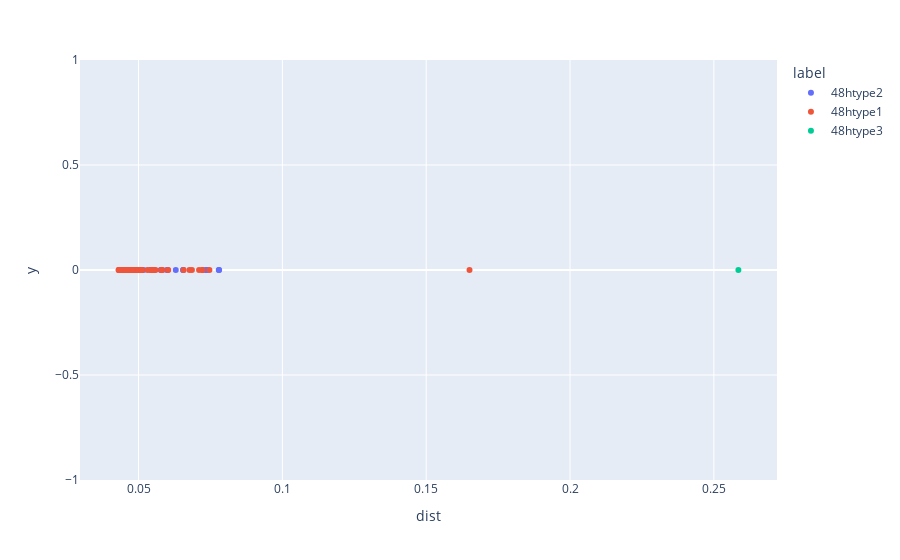

This figure's notebook cell:
### Code cell
dataframe = file_loc_important_cols

col_top1_sorted_idxweirdo_dist_el = "top1_sorted_idxweirdo_dist_Li"
col_top1_sorted_idxweirdo_label_el = "top1_sorted_idxweirdo_label_Li"
col_top1_sorted_idxweirdo_coor_el = "top1_sorted_idxweirdo_coor_Li"
col_top1_sorted_idxweirdo_file_el = "top1_sorted_idxweirdo_file_Li"

val = 0.

dist_weirdos_el_appendend = []
y_appended = []
label_weirdos_el_appended = []
coor_weirdos_el_appended = []
file_weirdos_el_appended = []

for idx in range(dataframe["geometry"].size):
    dist_weirdos_el = dataframe.at[idx, col_top1_sorted_idxweirdo_dist_el].values()
    label_weirdos_el = dataframe.at[idx, col_top1_sorted_idxweirdo_label_el].values()
    coor_weirdos_el = dataframe.at[idx, col_top1_sorted_idxweirdo_coor_el].values()
    file_weirdos_el = dataframe.at[idx, col_top1_sorted_idxweirdo_file_el].values()

    for single_dist in dist_weirdos_el:
        dist_weirdos_el_appendend.append(single_dist[0])
        y_appended.append(np.zeros_like(single_dist[0]) + val)

    for single_label in label_weirdos_el:
        label_weirdos_el_appended.append(single_label[0])

    for single_coor in coor_weirdos_el:
        coor_weirdos_el_appended.append(single_coor[0])
    
    for single_file in file_weirdos_el:
        file_weirdos_el_appended.append(single_file[0])

df = pd.DataFrame({'dist': dist_weirdos_el_appendend, 'label': label_weirdos_el_appended, 'y': y_appended, 'coor': coor_weirdos_el_appended, 'file': file_weirdos_el_appended})

# fig = px.scatter(df, x = 'dist', y = 'y', color='label', color_discrete_map={'48htype1': 'red', '48htype2': 'blue', '24g': 'green'})
fig = px.scatter(df, 
                 x = 'dist', 
                 y = 'y', 
                 color ='label', 
                 hover_data = ['dist', 'label', 'coor', 'file'])


fig.show(config={'scrollZoom': True})

### Figure 1 — Plotly figure (JSON) as saved in the notebook; plotly's stock layout.template omitted (floating-point values rounded to 4 significant figures)
{"data": [{"customdata": [["48htype2", [0.2797, 0.4118, 0.9118], "8_3"], ["48htype2", [0.2159, 0.09387, 0.9349], "8_3"], ["48htype2", [0.2159, 0.4349, 0.5939], "8_3"], ["48htype2", [0.2781, 0.9438, 0.4064], "7_5"], ["48htype2", [0.5936, 0.9438, 0.722], "7_5"], ["48htype2", [0.3897, 0.04434, 0.7176], "7_4"], ["48htype2", [0.07786, 0.2218, 0.9009], "6_6"], ["48htype2", [0.4083, 0.3051, 0.8995], "6_6"], ["48htype2", [0.7694, 0.9692, 0.8774], "3_7"], ["48htype2", [0.5982, 0.5594, 0.7672], "3_7"], ["48htype2", [0.417, 0.09897, 0.6997], "3_5"], ["48htype2", [0.417, 0.401, 0.8003], "3_5"], ["48htype2", [0.23, 0.1246, 0.9492], "3_4"], ["48htype2", [0.3157, 0.4502, 0.9093], "3_4"], ["48htype2", [0.6792, 0.5791, 0.9208], "2_4"], ["48htype2", [0.6864, 0.5943, 0.9056], "2_3"], ["48htype2", [0.2339, 0.9088, 0.0686], "1_3"], ["48htype2", [0.5391, 0.7859, 0.5982], "1_3"]], "hovertemplate": "label=%{customdata[0]}<br>dist=%{x}<br>y=%{y}<br>coor=%{customdata[1]}<br>file=%{customdata[2]}<extra></extra>", "legendgroup": "48htype2", "marker": {"color": "#636efa", "symbol": "circle"}, "mode": "markers", "name": "48htype2", "orientation": "v", "showlegend": true, "type": "scatter", "x": [0.05767, 0.0498, 0.0498, 0.04707, 0.04712, 0.06294, 0.06004, 0.07324, 0.07789, 0.05399, 0.06551, 0.06551, 0.07801, 0.05549, 0.05997, 0.07394, 0.05085, 0.05173], "xaxis": "x", "y": [0, 0, 0, 0, 0, 0, 0, 0, 0, 0, 0, 0, 0, 0, 0, 0, 0, 0], "yaxis": "y"}, {"customdata": [["48htype1", [0.3466, 0.9971, 0.6849], "8_3"], ["48htype1", [0.3466, 0.1849, 0.4971], "8_3"], ["48htype1", [0.06855, 0.8503, 0.1438], "8_2"], ["48htype1", [0.06855, 0.6438, 0.3503], "8_2"], ["48htype1", [0.8578, 0.04278, 0.1422], "7_5"], ["48htype1", [0.9667, 0.3583, 0.3204], "7_3"], ["48htype1", [0.03175, 0.7938, 0.1444], "7_3"], ["48htype1", [0.1548, 0.7126, 0.4506], "7_3"], ["48htype1", [0.3447, 0.6488, 0.04764], "7_2"], ["48htype1", [0.8532, 0.9776, 0.7871], "6_7"], ["48htype1", [0.5541, 0.8475, 0.6485], "6_7"], ["48htype1", [0.3054, 0.3729, 0.9429], "6_7"], ["48htype1", [0.1502, 0.5459, 0.3249], "6_7"], ["48htype1", [0.5366, 0.6613, 0.8495], "6_7"], ["48htype1", [0.6272, 0.1187, 0.608], "6_6"], ["48htype1", [0.1509, 0.2167, 0.9691], "6_5"], ["48htype1", [0.6509, 0.7167, 0.9691], "6_5"], ["48htype1", [0.8528, 0.329, 0.4562], "6_4"], ["48htype1", [0.3528, 0.3292, 0.9561], "6_4"], ["48htype1", [0.04523, 0.187, 0.8573], "6_3"], ["48htype1", [0.6917, 0.3592, 0.03739], "6_3"], ["48htype1", [0.8507, 0.542, 0.6702], "6_3"], ["48htype1", [0.9861, 0.3432, 0.2831], "6_2"], ["48htype1", [0.3518, 0.2876, 0.9603], "6_2"], ["48htype1", [0.4682, 0.1364, 0.6824], "6_2"], ["48htype1", [0.9607, 0.66, 0.659], "6_1"], ["48htype1", [0.03337, 0.2261, 0.8714], "6_1"], ["48htype1", [0.06611, 0.1992, 0.8744], "5_7"], ["48htype1", [0.6589, 0.7189, 0.9808], "5_7"], ["48htype1", [0.7331, 0.1647, 0.4702], "5_7"], ["48htype1", [0.8264, 0.1491, 0.03794], "5_6"], ["48htype1", [0.973, 0.156, 0.223], "5_5"], ["48htype1", [0.8187, 0.8481, 0.9471], "5_4"], ["48htype1", [0.3264, 0.1447, 0.5309], "5_4"], ["48htype1", [0.8341, 0.3441, 0.4485], "5_4"], ["48htype1", [0.03268, 0.8443, 0.2159], "5_2"], ["48htype1", [0.9559, 0.8281, 0.852], "5_1"], ["48htype1", [0.346, 0.5259, 0.2211], "5_1"], ["48htype1", [0.8551, 0.5342, 0.7121], "5_1"], ["48htype1", [0.654, 0.2648, 0.02875], "4_5"], ["48htype1", [0.654, 0.02875, 0.2648], "4_5"], ["48htype1", [0.9665, 0.1427, 0.1427], "4_5"], ["48htype1", [0.646, 0.3222, 0.04247], "3_7"], ["48htype1", [0.5462, 0.8445, 0.6668], "3_7"], ["48htype1", [0.02323, 0.7709, 0.1665], "3_6"], ["48htype1", [0.1469, 0.682, 0.4577], "3_6"], ["48htype1", [0.6564, 0.4381, 0.1862], "3_6"], ["48htype1", [0.1912, 0.8631, 0.04483], "3_5"], ["48htype1", [0.303, 0.9599, 0.359], "3_5"], ["48htype1", [0.1912, 0.6369, 0.4552], "3_5"], ["48htype1", [0.303, 0.5401, 0.141], "3_5"], ["48htype1", [0.145, 0.8104, 0.03886], "3_4"], ["48htype1", [0.7719, 0.5232, 0.6508], "3_3"], ["48htype1", [0.5281, 0.6411, 0.8446], "3_3"], ["48htype1", [0.3338, 0.01916, 0.7261], "2_3"], ["48htype1", [0.3338, 0.7737, 0.4807], "2_3"], ["48htype1", [0.548, 0.1594, 0.3405], "2_3"], ["48htype1", [0.5485, 0.6558, 0.844], "2_2"], ["48htype1", [0.4975, 0.6579, 0.8381], "1_3"], ["48htype1", [0.1649, 0.4717, 0.7284], "1_3"], ["48htype1", [0.456, 0.8512, 0.3059], "1_3"], ["48htype1", [0.04718, 0.3291, 0.6413], "0_5"], ["48htype1", [0.5287, 0.7242, 0.8401], "0_5"], ["48htype1", [0.5434, 0.3514, 0.1853], "0_3"]], "hovertemplate": "label=%{customdata[0]}<br>dist=%{x}<br>y=%{y}<br>coor=%{customdata[1]}<br>file=%{customdata[2]}<extra></extra>", "legendgroup": "48htype1", "marker": {"color": "#EF553B", "symbol": "circle"}, "mode": "markers", "name": "48htype1", "orientation": "v", "showlegend": true, "type": "scatter", "x": [0.04726, 0.04726, 0.07221, 0.07221, 0.06769, 0.04842, 0.0479, 0.04674, 0.05592, 0.04881, 0.06033, 0.06856, 0.04486, 0.04807, 0.1651, 0.04719, 0.04719, 0.04807, 0.04816, 0.04937, 0.04909, 0.04599, 0.04492, 0.04839, 0.05307, 0.04313, 0.07104, 0.07464, 0.04331, 0.05041, 0.04379, 0.04745, 0.04526, 0.04689, 0.04662, 0.04307, 0.04707, 0.04758, 0.05012, 0.05796, 0.05796, 0.06563, 0.04667, 0.044, 0.04631, 0.0449, 0.04703, 0.05474, 0.05009, 0.05474, 0.05009, 0.04528, 0.0549, 0.05839, 0.04451, 0.0446, 0.0462, 0.05097, 0.05119, 0.04623, 0.04353, 0.05439, 0.04568, 0.0433], "xaxis": "x", "y": [0, 0, 0, 0, 0, 0, 0, 0, 0, 0, 0, 0, 0, 0, 0, 0, 0, 0, 0, 0, 0, 0, 0, 0, 0, 0, 0, 0, 0, 0, 0, 0, 0, 0, 0, 0, 0, 0, 0, 0, 0, 0, 0, 0, 0, 0, 0, 0, 0, 0, 0, 0, 0, 0, 0, 0, 0, 0, 0, 0, 0, 0, 0, 0], "yaxis": "y"}, {"customdata": [["48htype3", [0.2441, 0.75, 0.75], "3_5"]], "hovertemplate": "label=%{customdata[0]}<br>dist=%{x}<br>y=%{y}<br>coor=%{customdata[1]}<br>file=%{customdata[2]}<extra></extra>", "legendgroup": "48htype3", "marker": {"color": "#00cc96", "symbol": "circle"}, "mode": "markers", "name": "48htype3", "orientation": "v", "showlegend": true, "type": "scatter", "x": [0.2585], "xaxis": "x", "y": [0], "yaxis": "y"}], "layout": {"legend": {"title": {"text": "label"}, "tracegroupgap": 0}, "margin": {"t": 60}, "xaxis": {"anchor": "y", "domain": [0, 1], "title": {"text": "dist"}}, "yaxis": {"anchor": "x", "domain": [0, 1], "title": {"text": "y"}}}}
